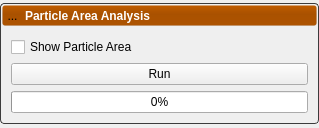
<?xml version="1.0" encoding="UTF-8"?>
<ui version="4.0">
 <class>ParticleAreaPanel</class>
 <widget class="QWidget" name="ParticleAreaPanel">
  <property name="geometry">
   <rect>
    <x>0</x>
    <y>0</y>
    <width>319</width>
    <height>128</height>
   </rect>
  </property>
  <property name="sizePolicy">
   <sizepolicy hsizetype="Preferred" vsizetype="Fixed">
    <horstretch>0</horstretch>
    <verstretch>0</verstretch>
   </sizepolicy>
  </property>
  <property name="windowTitle">
   <string>Form</string>
  </property>
  <property name="styleSheet">
   <string notr="true">


QWidget#widget {
 background-color: rgba(0,0,255,255);
}

QToolButton{
	border: 1px solid rgba( 0, 0, 0, 0 );
	margin: 0, 0, 0, 0;
	padding: 0, 0, 0, 0;
}

QToolButton:hover{
	background-color: rgba( 140, 140, 140, 50 );
}

QToolButton:pressed{
	border: 1px solid rgba( 100, 100, 100, 120 );
	background-color: rgba( 100, 100, 100, 200 );
}


/************************************************************************/




QLabel#header_label {
    color: white;
    font: bold;
}

QPushButton#header {
    background-color: qlineargradient(spread:pad, x1:0.5, y1:0, x2:0.5, y2:0.960227, stop:0 rgba(0, 0, 0, 0), stop:0.45 rgba(0, 0, 0, 30), stop:1 rgba(0, 0, 0, 25));
    border-radius: 3px;
}

QWidget#header_background {
    background-color: rgb( 192, 92, 0);
    border-radius: 3px;
    border: 1px solid rgb(90 90, 90);
}

QWidget#panel {
    border-radius: 4px;
    border: 1px solid rgb(60, 60, 60);
    color: rgb(90, 90, 90);
}

/*********************************************/
</string>
  </property>
  <layout class="QVBoxLayout" name="verticalLayout">
   <property name="spacing">
    <number>0</number>
   </property>
   <property name="leftMargin">
    <number>0</number>
   </property>
   <property name="topMargin">
    <number>0</number>
   </property>
   <property name="rightMargin">
    <number>0</number>
   </property>
   <property name="bottomMargin">
    <number>0</number>
   </property>
   <item>
    <widget class="QWidget" name="panel" native="true">
     <property name="sizePolicy">
      <sizepolicy hsizetype="Preferred" vsizetype="Fixed">
       <horstretch>0</horstretch>
       <verstretch>0</verstretch>
      </sizepolicy>
     </property>
     <layout class="QVBoxLayout" name="verticalLayout_10">
      <property name="spacing">
       <number>2</number>
      </property>
      <property name="leftMargin">
       <number>2</number>
      </property>
      <property name="topMargin">
       <number>2</number>
      </property>
      <property name="rightMargin">
       <number>2</number>
      </property>
      <property name="bottomMargin">
       <number>2</number>
      </property>
      <item>
       <widget class="QWidget" name="header_background" native="true">
        <layout class="QVBoxLayout" name="verticalLayout_11">
         <property name="leftMargin">
          <number>0</number>
         </property>
         <property name="topMargin">
          <number>0</number>
         </property>
         <property name="rightMargin">
          <number>0</number>
         </property>
         <property name="bottomMargin">
          <number>0</number>
         </property>
         <item>
          <widget class="QPushButton" name="header">
           <property name="sizePolicy">
            <sizepolicy hsizetype="Preferred" vsizetype="Fixed">
             <horstretch>0</horstretch>
             <verstretch>0</verstretch>
            </sizepolicy>
           </property>
           <property name="minimumSize">
            <size>
             <width>215</width>
             <height>21</height>
            </size>
           </property>
           <layout class="QHBoxLayout" name="horizontalLayout_6">
            <property name="spacing">
             <number>2</number>
            </property>
            <property name="leftMargin">
             <number>0</number>
            </property>
            <property name="topMargin">
             <number>0</number>
            </property>
            <property name="rightMargin">
             <number>0</number>
            </property>
            <property name="bottomMargin">
             <number>0</number>
            </property>
            <item>
             <widget class="QToolButton" name="open_button">
              <property name="minimumSize">
               <size>
                <width>21</width>
                <height>21</height>
               </size>
              </property>
              <property name="maximumSize">
               <size>
                <width>21</width>
                <height>21</height>
               </size>
              </property>
              <property name="text">
               <string>...</string>
              </property>
              <property name="icon">
               <iconset resource="../Resources/ShapeWorksStudio.qrc">
                <normaloff>:/Studio/Images/RightArrowWhite.png</normaloff>
                <normalon>:/Studio/Images/DownArrowWhite.png</normalon>:/Studio/Images/RightArrowWhite.png</iconset>
              </property>
              <property name="checkable">
               <bool>true</bool>
              </property>
              <property name="checked">
               <bool>true</bool>
              </property>
             </widget>
            </item>
            <item>
             <widget class="QLabel" name="header_label">
              <property name="text">
               <string>Particle Area Analysis</string>
              </property>
             </widget>
            </item>
           </layout>
          </widget>
         </item>
        </layout>
       </widget>
      </item>
      <item>
       <widget class="QWidget" name="content" native="true">
        <layout class="QGridLayout" name="gridLayout_19">
         <item row="3" column="0" colspan="2">
          <widget class="QProgressBar" name="progress">
           <property name="sizePolicy">
            <sizepolicy hsizetype="Preferred" vsizetype="Fixed">
             <horstretch>0</horstretch>
             <verstretch>0</verstretch>
            </sizepolicy>
           </property>
           <property name="value">
            <number>0</number>
           </property>
          </widget>
         </item>
         <item row="0" column="0">
          <widget class="QCheckBox" name="show_particle_area">
           <property name="text">
            <string>Show Particle Area</string>
           </property>
          </widget>
         </item>
         <item row="2" column="0" colspan="2">
          <widget class="QPushButton" name="run_button">
           <property name="enabled">
            <bool>true</bool>
           </property>
           <property name="text">
            <string>Run</string>
           </property>
          </widget>
         </item>
        </layout>
       </widget>
      </item>
     </layout>
    </widget>
   </item>
  </layout>
 </widget>
 <resources>
  <include location="../Resources/ShapeWorksStudio.qrc"/>
 </resources>
 <connections/>
</ui>
